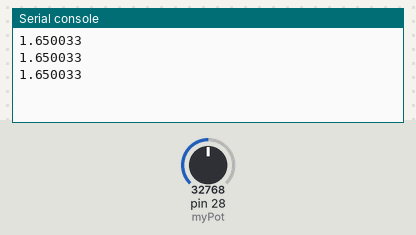
Simulated run of this program. Board: MicroPython board. On the bench: the last lines printed to the serial console. The inputs (shaded band) are chosen by the test bench; at power-on: pin 28 (myPot) = 32768 (analog values on the 0–65535 scale).

Above: at 1.2 s.
1.3 s: pin 28 (myPot) set to 45874
At 1.9 s:
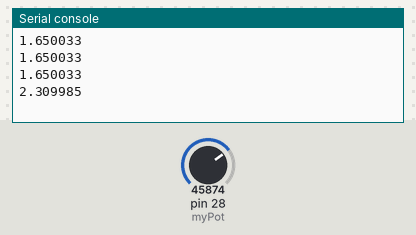
2.8 s: pin 28 (myPot) set to 57670
At 3.4 s:
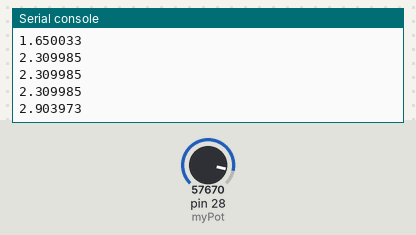
Timing chart, 0 to 5.8 s (numbered marks = the images above; inputs shaded):
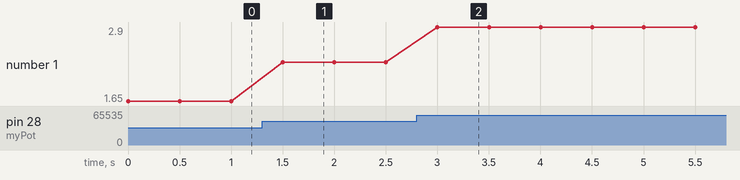

The program:

voltage_reader.py
```python
import machine
from time import sleep

potPin = 28
myPot = machine.ADC(potPin) #Analog to digital converter
while True:
    potVal = myPot.read_u16() #it's reading 16 bit number
    print(potVal/19859)
    sleep(.5)
```

Measured:
- after the input at 1.3 s, the serial console: prints a new line after 0.20 s (image 1)
- after the input at 2.8 s, the serial console: prints a new line after 0.20 s (image 2)
- plotted number 1: 1.65 → 2.31 after the input at 1.3 s, 2.31 → 2.9 after the input at 2.8 s
